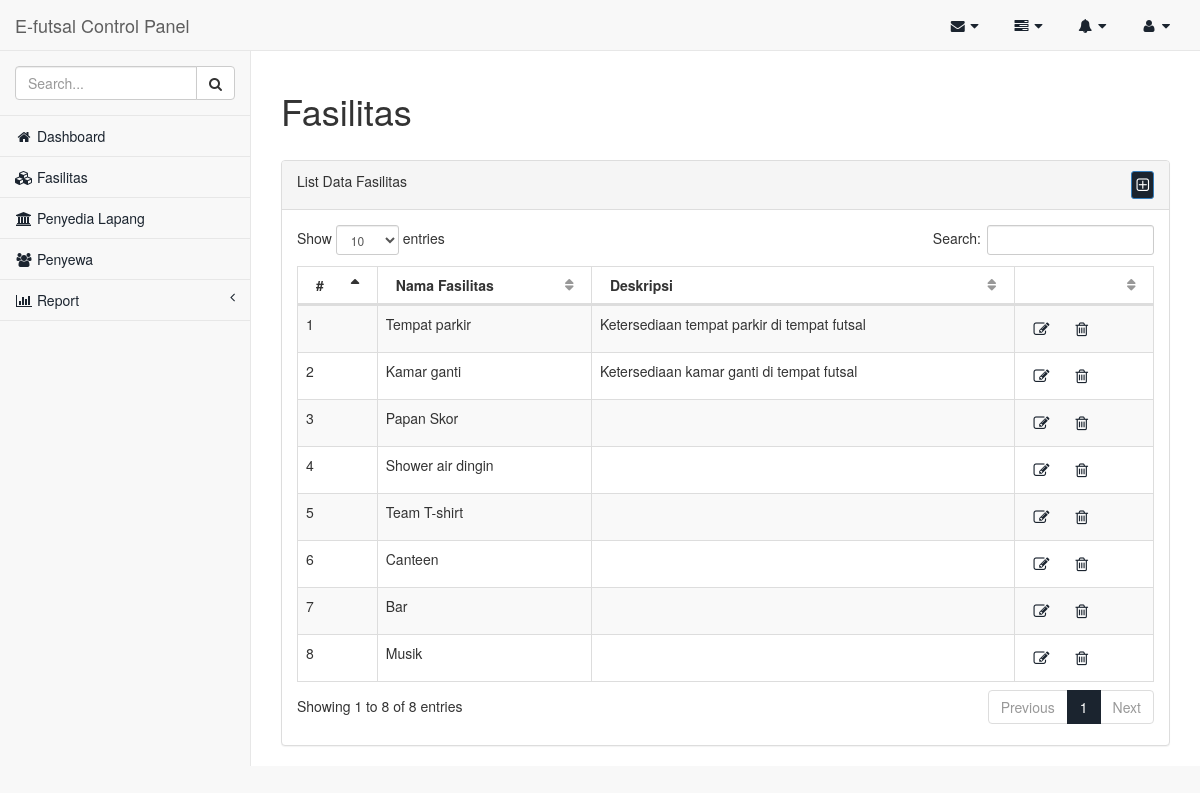
Screenshot of /index.php/admin/fasilitas with the database file from the repository.
### tables this page shows
CREATE TABLE IF NOT EXISTS `fasilitas` (
  `id_fasilitas` int(10) unsigned NOT NULL,
  `nama_fasilitas` varchar(50) NOT NULL,
  `deskripsi` varchar(150) NOT NULL
);

### application/controllers/admin/Fasilitas.php (called while the page is built, shortened)
<?php
class Fasilitas extends CI_Controller {
	public function __construct()
	{
		$this->load->model(array('fasilitas_model','login_model'));
	}
	public function index(){
		$user = $this->login_model->get();
		$data['userdata'] = $user;
		$data['navbar']='admin/navbar_admin';
		$data['content']='admin/fasilitas_content';
		$data['slide']=null;
		$data['sidebar']='admin/sidebar_admin';
		$data['title']='Fasilitas';
		$data['fasilitas'] = $this->fasilitas_model->get()->result_array();
		$data['scripts'] = ['js/admin/fasilitas.js','plugin/form-validation/jquery.validate.min.js','plugin/bootbox/bootbox.js'];
		$this->load->view('admin/tamplate_admin',$data);
	}
}

### index.php (called while the page is built, shortened)
<?php
require_once BASEPATH.'core/CodeIgniter.php';

### application/models/Fasilitas_model.php (called while the page is built, shortened)
<?php
class Fasilitas_model extends CI_Model {
	function get($where = NULL){
		$this->db->select('*');
		$this->db->from('fasilitas');
		$this->db->order_by('id_fasilitas','ASC');
		return $this->db->get();
	}
}

### application/views/admin/fasilitas_content.php (the view, shortened to what this page needs)
<div class="panel panel-default">
    <div class="panel-heading" style="overflow: hidden">
        List Data <?php echo $title; ?>
        <a data-target="#modal-admin" data-backdrop="static" data-toggle="modal" style="padding: 4px" class="btn btn-sm btn-primary text-black pull-right"><i class="fa fa-plus-square-o fa-lg"></i></a>
    </div>
    <div class="panel-body">
        <table width="100%" class="table table-striped table-bordered table-hover" id="dataTables-example">
            <thead>
                <tr>
                    <th>#</th>
                    <th>Nama Fasilitas</th>
                    <th>Deskripsi</th>
                    <th></th>
                </tr>
            </thead>
            <tbody>
                <?php
                    foreach ($fasilitas as $key => $value) {
                ?>
                    <tr idx="<?=$value['id_fasilitas'];?>">
                        <td><?=$key+1;?></td>
                        <td><?=$value['nama_fasilitas'];?></td>
                        <td><?=$value['deskripsi'];?></td>
                        <td>
                            <a data-target="#modal-admin" data-backdrop="static" data-toggle="modal" class="update btn btn-sm btn-white text-black"><i class="fa fa-pencil-square-o fa-lg"></i></a>
                            <a class="delete btn btn-sm btn-white text-red" href="javascript:;"><i class="fa fa-trash-o fa-lg"></i></a>
                        </td>
                    </tr>
                <?php
                    }
                ?>
            </tbody>
        </table>
    </div>
</div>

### rows the page displays
fasilitas: nama_fasilitas "Tempat parkir", deskripsi "Ketersediaan tempat parkir di tempat futsal"
fasilitas: nama_fasilitas "Kamar ganti", deskripsi "Ketersediaan kamar ganti di tempat futsal"
fasilitas: nama_fasilitas "Papan Skor"
fasilitas: nama_fasilitas "Shower air dingin"
fasilitas: nama_fasilitas "Team T-shirt"
fasilitas: nama_fasilitas "Canteen"
fasilitas: nama_fasilitas "Bar"
fasilitas: nama_fasilitas "Musik"

### other values shown
$title "Fasilitas"
